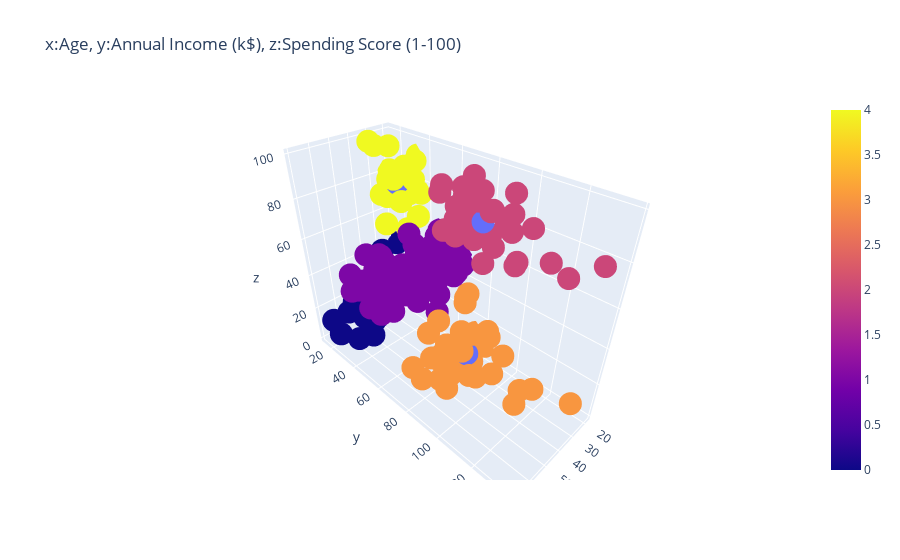

The notebook cell this image was saved under:
### Code cell
Plotly3D(X.columns,ClusterDF)

### Figure 1 — Plotly figure (JSON) as saved in the notebook; plotly's stock layout.template omitted (floating-point values rounded to 4 significant figures; data arrays with more than 128 entries replaced by an {"elided": "..."} marker saying what was removed)
{"data": [{"hovertemplate": "x=%{x}<br>y=%{y}<br>z=%{z}<extra></extra>", "legendgroup": "", "marker": {"color": "#636efa", "symbol": "circle"}, "mode": "markers", "name": "", "scene": "scene", "showlegend": false, "type": "scatter3d", "x": [45.22, 43.28, 32.69, 40.32, 25.52], "y": [26.3, 55.03, 86.54, 87.43, 26.3], "z": [20.91, 49.69, 82.13, 18.19, 78.57]}, {"hovertemplate": "Age=%{x}<br>Annual Income (k$)=%{y}<br>Spending Score (1-100)=%{z}<br>ClusterID=%{marker.color}<extra></extra>", "legendgroup": "", "marker": {"color": {"elided": "200 int values"}, "coloraxis": "coloraxis", "symbol": "circle"}, "mode": "markers", "name": "", "scene": "scene", "showlegend": false, "type": "scatter3d", "x": {"elided": "200 int values"}, "y": {"elided": "200 int values"}, "z": {"elided": "200 int values"}}], "layout": {"title": {"text": "x:Age, y:Annual Income (k$), z:Spending Score (1-100)"}}}
